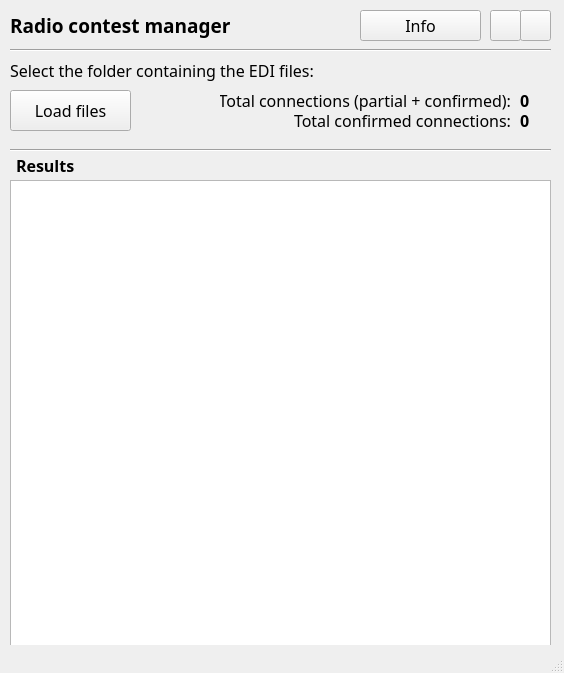
<?xml version="1.0" encoding="UTF-8"?>
<ui version="4.0">
 <class>mainWindow</class>
 <widget class="QMainWindow" name="mainWindow">
  <property name="geometry">
   <rect>
    <x>0</x>
    <y>0</y>
    <width>564</width>
    <height>673</height>
   </rect>
  </property>
  <property name="font">
   <font>
    <family>Calibri Light</family>
    <pointsize>12</pointsize>
   </font>
  </property>
  <property name="windowTitle">
   <string>Radio contest manager</string>
  </property>
  <property name="locale">
   <locale language="English" country="Europe"/>
  </property>
  <widget class="QWidget" name="centralwidget">
   <widget class="QPushButton" name="EngBtn">
    <property name="geometry">
     <rect>
      <x>490</x>
      <y>10</y>
      <width>31</width>
      <height>31</height>
     </rect>
    </property>
    <property name="text">
     <string/>
    </property>
    <property name="icon">
     <iconset>
      <normaloff>Eng.png</normaloff>Eng.png</iconset>
    </property>
    <property name="iconSize">
     <size>
      <width>22</width>
      <height>22</height>
     </size>
    </property>
   </widget>
   <widget class="QPushButton" name="ItaBtn">
    <property name="geometry">
     <rect>
      <x>520</x>
      <y>10</y>
      <width>31</width>
      <height>31</height>
     </rect>
    </property>
    <property name="text">
     <string/>
    </property>
    <property name="icon">
     <iconset>
      <normaloff>Ita.png</normaloff>Ita.png</iconset>
    </property>
    <property name="iconSize">
     <size>
      <width>22</width>
      <height>22</height>
     </size>
    </property>
   </widget>
   <widget class="QTableWidget" name="tableWidget">
    <property name="geometry">
     <rect>
      <x>10</x>
      <y>180</y>
      <width>541</width>
      <height>471</height>
     </rect>
    </property>
   </widget>
   <widget class="QPushButton" name="loadBtn">
    <property name="geometry">
     <rect>
      <x>10</x>
      <y>90</y>
      <width>121</width>
      <height>41</height>
     </rect>
    </property>
    <property name="text">
     <string>Load files</string>
    </property>
   </widget>
   <widget class="QPushButton" name="infoBtn">
    <property name="geometry">
     <rect>
      <x>360</x>
      <y>10</y>
      <width>121</width>
      <height>31</height>
     </rect>
    </property>
    <property name="text">
     <string>Info</string>
    </property>
   </widget>
   <widget class="QLabel" name="recapTotalLabel">
    <property name="geometry">
     <rect>
      <x>220</x>
      <y>90</y>
      <width>291</width>
      <height>21</height>
     </rect>
    </property>
    <property name="text">
     <string>Total connections (partial + confirmed):</string>
    </property>
    <property name="alignment">
     <set>Qt::AlignRight|Qt::AlignTrailing|Qt::AlignVCenter</set>
    </property>
   </widget>
   <widget class="QLabel" name="recapConfirmedLabel">
    <property name="geometry">
     <rect>
      <x>220</x>
      <y>110</y>
      <width>291</width>
      <height>21</height>
     </rect>
    </property>
    <property name="text">
     <string>Total confirmed connections:</string>
    </property>
    <property name="alignment">
     <set>Qt::AlignRight|Qt::AlignTrailing|Qt::AlignVCenter</set>
    </property>
   </widget>
   <widget class="QLabel" name="titleLabel">
    <property name="geometry">
     <rect>
      <x>16</x>
      <y>150</y>
      <width>531</width>
      <height>31</height>
     </rect>
    </property>
    <property name="font">
     <font>
      <weight>75</weight>
      <bold>true</bold>
     </font>
    </property>
    <property name="text">
     <string>Results</string>
    </property>
   </widget>
   <widget class="QLabel" name="totalConnNumLabel">
    <property name="geometry">
     <rect>
      <x>520</x>
      <y>90</y>
      <width>31</width>
      <height>20</height>
     </rect>
    </property>
    <property name="font">
     <font>
      <weight>75</weight>
      <bold>true</bold>
     </font>
    </property>
    <property name="text">
     <string>0</string>
    </property>
   </widget>
   <widget class="QLabel" name="totalConfConnNumLabel">
    <property name="geometry">
     <rect>
      <x>520</x>
      <y>110</y>
      <width>31</width>
      <height>20</height>
     </rect>
    </property>
    <property name="font">
     <font>
      <weight>75</weight>
      <bold>true</bold>
     </font>
    </property>
    <property name="text">
     <string>0</string>
    </property>
   </widget>
   <widget class="QLabel" name="Main_title">
    <property name="geometry">
     <rect>
      <x>10</x>
      <y>10</y>
      <width>341</width>
      <height>31</height>
     </rect>
    </property>
    <property name="font">
     <font>
      <pointsize>14</pointsize>
      <weight>75</weight>
      <bold>true</bold>
     </font>
    </property>
    <property name="text">
     <string>Radio contest manager</string>
    </property>
    <property name="alignment">
     <set>Qt::AlignLeading|Qt::AlignLeft|Qt::AlignVCenter</set>
    </property>
   </widget>
   <widget class="QLabel" name="requestLabel">
    <property name="geometry">
     <rect>
      <x>10</x>
      <y>60</y>
      <width>541</width>
      <height>21</height>
     </rect>
    </property>
    <property name="text">
     <string>Select the folder containing the EDI files:</string>
    </property>
    <property name="alignment">
     <set>Qt::AlignLeading|Qt::AlignLeft|Qt::AlignVCenter</set>
    </property>
   </widget>
   <widget class="Line" name="line">
    <property name="geometry">
     <rect>
      <x>10</x>
      <y>40</y>
      <width>541</width>
      <height>20</height>
     </rect>
    </property>
    <property name="orientation">
     <enum>Qt::Horizontal</enum>
    </property>
   </widget>
   <widget class="Line" name="line_2">
    <property name="geometry">
     <rect>
      <x>10</x>
      <y>140</y>
      <width>541</width>
      <height>20</height>
     </rect>
    </property>
    <property name="orientation">
     <enum>Qt::Horizontal</enum>
    </property>
   </widget>
  </widget>
  <widget class="QStatusBar" name="statusbar"/>
 </widget>
 <resources/>
 <connections/>
</ui>
